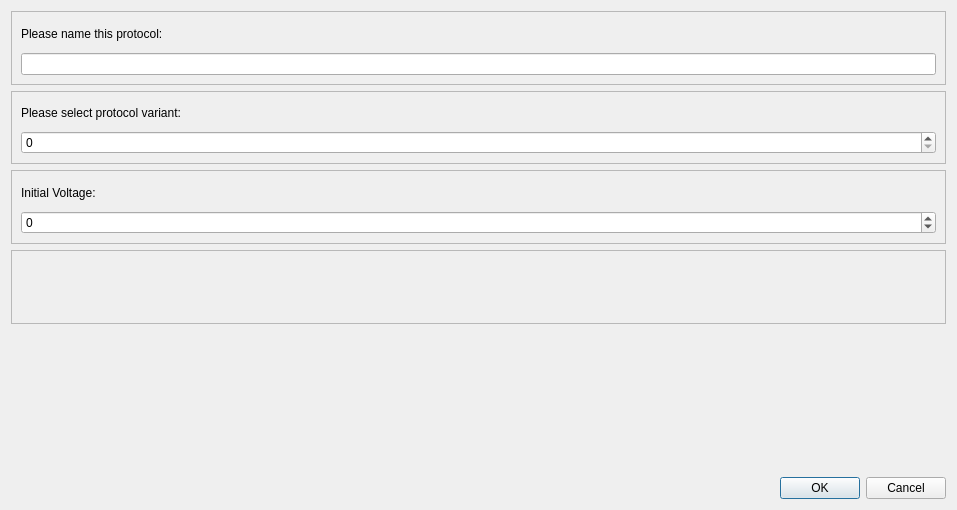
<?xml version="1.0" encoding="UTF-8"?>
<ui version="4.0">
 <class>ExportForm</class>
 <widget class="QDialog" name="ExportForm">
  <property name="geometry">
   <rect>
    <x>0</x>
    <y>0</y>
    <width>957</width>
    <height>510</height>
   </rect>
  </property>
  <property name="windowTitle">
   <string>Dialog</string>
  </property>
  <layout class="QGridLayout" name="gridLayout">
   <item row="0" column="1">
    <spacer name="verticalSpacer_2">
     <property name="orientation">
      <enum>Qt::Vertical</enum>
     </property>
     <property name="sizeHint" stdset="0">
      <size>
       <width>0</width>
       <height>40</height>
      </size>
     </property>
    </spacer>
   </item>
   <item row="5" column="1">
    <spacer name="verticalSpacer">
     <property name="orientation">
      <enum>Qt::Vertical</enum>
     </property>
     <property name="sizeHint" stdset="0">
      <size>
       <width>0</width>
       <height>40</height>
      </size>
     </property>
    </spacer>
   </item>
   <item row="1" column="1">
    <spacer name="verticalSpacer_5">
     <property name="orientation">
      <enum>Qt::Vertical</enum>
     </property>
     <property name="sizeHint" stdset="0">
      <size>
       <width>0</width>
       <height>40</height>
      </size>
     </property>
    </spacer>
   </item>
   <item row="3" column="1">
    <spacer name="verticalSpacer_4">
     <property name="orientation">
      <enum>Qt::Vertical</enum>
     </property>
     <property name="sizeHint" stdset="0">
      <size>
       <width>0</width>
       <height>40</height>
      </size>
     </property>
    </spacer>
   </item>
   <item row="4" column="1">
    <spacer name="verticalSpacer_3">
     <property name="orientation">
      <enum>Qt::Vertical</enum>
     </property>
     <property name="sizeHint" stdset="0">
      <size>
       <width>0</width>
       <height>40</height>
      </size>
     </property>
    </spacer>
   </item>
   <item row="2" column="1">
    <spacer name="verticalSpacer_6">
     <property name="orientation">
      <enum>Qt::Vertical</enum>
     </property>
     <property name="sizeHint" stdset="0">
      <size>
       <width>0</width>
       <height>40</height>
      </size>
     </property>
    </spacer>
   </item>
   <item row="6" column="0">
    <widget class="QDialogButtonBox" name="buttonBox">
     <property name="orientation">
      <enum>Qt::Horizontal</enum>
     </property>
     <property name="standardButtons">
      <set>QDialogButtonBox::Cancel|QDialogButtonBox::Ok</set>
     </property>
    </widget>
   </item>
   <item row="0" column="0">
    <widget class="QFrame" name="nameSelectorFrame">
     <property name="frameShape">
      <enum>QFrame::StyledPanel</enum>
     </property>
     <property name="frameShadow">
      <enum>QFrame::Raised</enum>
     </property>
     <layout class="QVBoxLayout" name="verticalLayout_3">
      <item>
       <widget class="QLabel" name="nameSelectorLabel">
        <property name="text">
         <string>Please name this protocol:</string>
        </property>
       </widget>
      </item>
      <item>
       <widget class="QLineEdit" name="nameSelector"/>
      </item>
     </layout>
    </widget>
   </item>
   <item row="3" column="0">
    <widget class="QFrame" name="dataTypeSelectorFrame">
     <property name="frameShape">
      <enum>QFrame::StyledPanel</enum>
     </property>
     <property name="frameShadow">
      <enum>QFrame::Raised</enum>
     </property>
     <layout class="QVBoxLayout" name="verticalLayout"/>
    </widget>
   </item>
   <item row="2" column="0">
    <widget class="QFrame" name="voltageSelectorFrame">
     <property name="frameShape">
      <enum>QFrame::StyledPanel</enum>
     </property>
     <property name="frameShadow">
      <enum>QFrame::Raised</enum>
     </property>
     <layout class="QVBoxLayout" name="verticalLayout_2">
      <item>
       <widget class="QLabel" name="voltageSelectorLabel">
        <property name="text">
         <string>Initial Voltage:</string>
        </property>
       </widget>
      </item>
      <item>
       <widget class="QSpinBox" name="voltageSelectorBox">
        <property name="minimum">
         <number>-100000</number>
        </property>
        <property name="maximum">
         <number>100000</number>
        </property>
       </widget>
      </item>
     </layout>
    </widget>
   </item>
   <item row="1" column="0">
    <widget class="QFrame" name="variantSelectorFrame">
     <property name="frameShape">
      <enum>QFrame::StyledPanel</enum>
     </property>
     <property name="frameShadow">
      <enum>QFrame::Raised</enum>
     </property>
     <layout class="QVBoxLayout" name="verticalLayout_4">
      <item>
       <widget class="QLabel" name="variantSelectorLabel">
        <property name="text">
         <string>Please select protocol variant:</string>
        </property>
       </widget>
      </item>
      <item>
       <widget class="QSpinBox" name="variantSelector">
        <property name="maximum">
         <number>20</number>
        </property>
       </widget>
      </item>
     </layout>
    </widget>
   </item>
  </layout>
 </widget>
 <resources/>
 <connections>
  <connection>
   <sender>buttonBox</sender>
   <signal>accepted()</signal>
   <receiver>ExportForm</receiver>
   <slot>accept()</slot>
   <hints>
    <hint type="sourcelabel">
     <x>248</x>
     <y>254</y>
    </hint>
    <hint type="destinationlabel">
     <x>157</x>
     <y>274</y>
    </hint>
   </hints>
  </connection>
  <connection>
   <sender>buttonBox</sender>
   <signal>rejected()</signal>
   <receiver>ExportForm</receiver>
   <slot>reject()</slot>
   <hints>
    <hint type="sourcelabel">
     <x>316</x>
     <y>260</y>
    </hint>
    <hint type="destinationlabel">
     <x>286</x>
     <y>274</y>
    </hint>
   </hints>
  </connection>
 </connections>
</ui>
